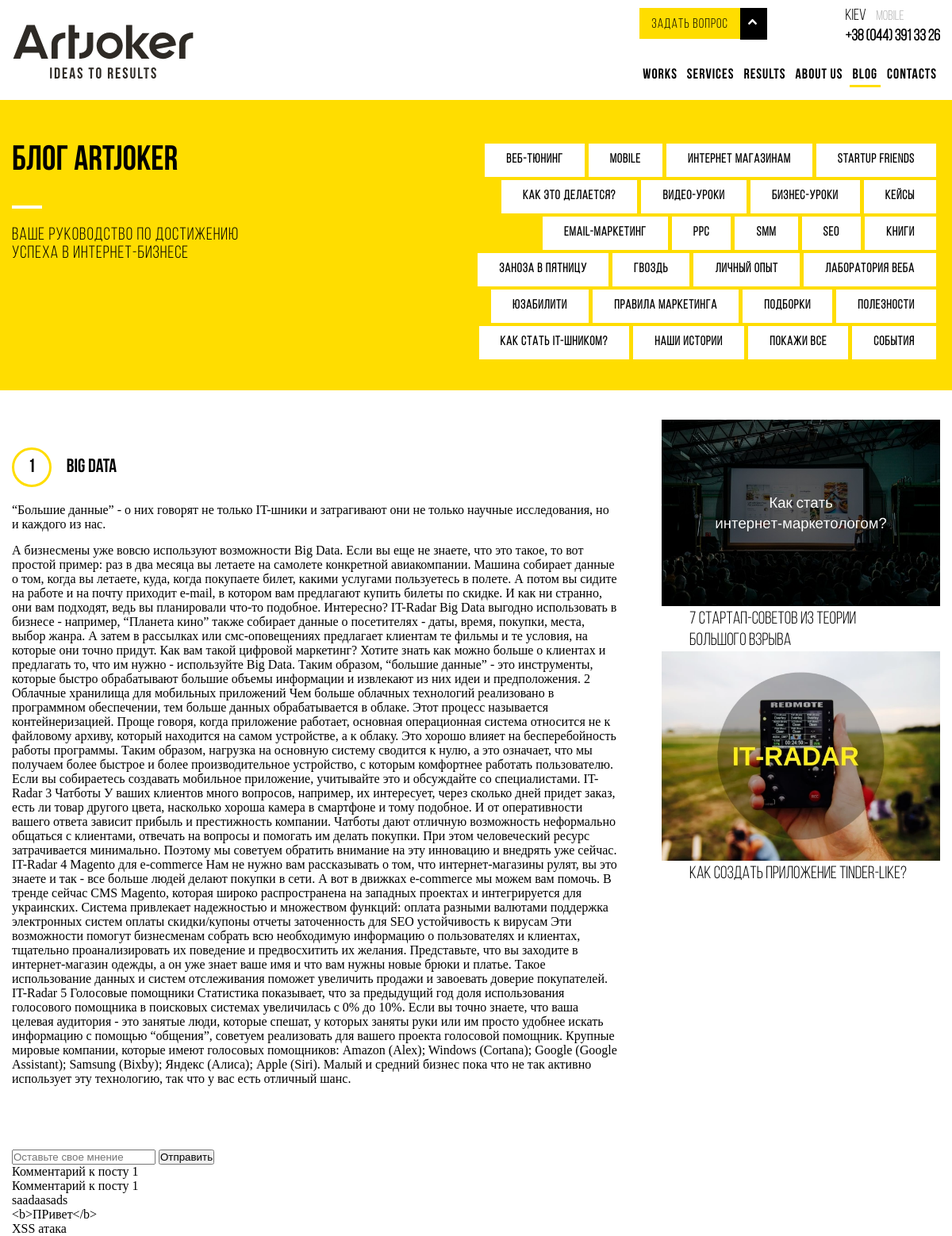
The page /pages/post.php?post-id=1 on the database its author committed.
### tables this page shows
CREATE TABLE IF NOT EXISTS `categories` (
  `id` int(11) NOT NULL AUTO_INCREMENT,
  `CategorieName` varchar(256) NOT NULL,
  PRIMARY KEY (`id`)
);

CREATE TABLE IF NOT EXISTS `post` (
  `id` int(11) NOT NULL AUTO_INCREMENT,
  `image` varchar(256) NOT NULL,
  `title` varchar(256) NOT NULL,
  `date` varchar(256) NOT NULL,
  `description` longtext NOT NULL,
  `categirie` int(11) NOT NULL,
  `recomended` int(2) NOT NULL DEFAULT '0',
  PRIMARY KEY (`id`)
);

CREATE TABLE IF NOT EXISTS `comments` (
  `id` int(11) NOT NULL AUTO_INCREMENT,
  `post-id` int(11) NOT NULL,
  `review-content` varchar(255) NOT NULL,
  PRIMARY KEY (`id`)
);

### pages/post.php (the view, shortened to what this page needs)
<?php
$connection = mysqli_connect("localhost","root","","blogartjoker");
  if(isset($_GET['post-id']) && $_GET['post-id'] != ""){
    $id = $_GET['post-id'];
    if($id > 0){
      $selectPost = mysqli_query($connection, "SELECT * FROM `post` WHERE `id`='$id'");
    }else{
      header("Location: index.php");
    }
  }else{
    header("Location: index.php");
  }
  ?>
  <!DOCTYPE html>
  <html lang="en">
  <head>
  </head>
  <body>
    <header>
      <nav>
        <div class="container">
          <div class="row">
            <div class="header_header">
              <div class="header__left">
                <img src="../img/logo-new.svg" alt="Close">
              </div>
              <div class="header__right">
               <div class="header__right-top">
                 <div class="header__right-top-right" id="open_close">
                   <div class="quistion" id="quistion">
                     <a href="#" class="quistion_yellow">задать вопрос</a>
                   </div>
                   <div class="arrow" id="arrow">
                     <img class="img" src="../img/chevron-arrow-up.svg" alt="Close">
                   </div>
                 </div>
                 <div class="header__right-top-left">
                   <div class="city top">
                     Kiev
                   </div>
                   <div class="mobile top">
                     Mobile
                   </div>
                   <div class="nomer">
                     +38 (044) 391 33 26
                   </div>
                 </div>
                </div>
                  <div class="header__right-bottom">
                    <ul>
                      <li class="hidden-mobile">Works</li>
                      <li class="hidden-mobile">Services</li>
                      <li class="hidden-mobile">Results</li>
                      <li class="hidden-mobile">About us</li>
                      <li class="active hidden-mobile">Blog</li>
                      <li class="hidden-mobile">Contacts</li>
                    </ul>
                  </div>
                </div>
           </div>
          </div>
        </div>
      </nav>
     <section class="section-name">
        <div class="container">
          <div class="row">
            <div class="header_title">
              <h1>БЛОГ ARTJOKER</h1>
              <div class="line"></div>
              <p>Ваше руководство по достижению
              успеха в интернет-бизнесе</p>
            </div>
            <div class="section-categories">
              <ul>
                <?php
                    $getCategories = mysqli_query($connection, "SELECT * FROM `Categories`");
                    while($getCategoriesPhp = mysqli_fetch_assoc($getCategories)) {
                      ?>
                      <li><a href="#"><?php echo $getCategoriesPhp['CategorieName']; ?></a></li>
                  <?php
                    }
                  ?>
              </ul>
            </div>
          </div>
        </div>
    </section>
  </header>
  <section class="content-section">
    <div class="container">
      <div class="row">
          <div class="post-section">
          <?php $selectPostPHP = mysqli_fetch_assoc($selectPost);
              echo $selectPostPHP['description'];
           ?>
         </div>
         <div class="sidebar-container">
           <?php
               $blogposts = mysqli_query($connection, "SELECT * FROM `post` WHERE `recomended` = 1 ");
               while($blogpostsPhp = mysqli_fetch_assoc($blogposts)) {
                 ?>
           <div class="post_item">
             <img class="img" src="../<?php echo $blogpostsPhp['image'];?>" alt="Blog">
             <h2><?php echo $blogpostsPhp['title'];?></h2>
          </div>
            <?php
              }
            ?>
         </div>
     </div>
   </div>
  </section>
  <section class="comment-section">
    <div class="container">
      <div class="row">
        <form method="post">
          <input type="text" name="review-content" placeholder="Оставьте свое мнение">
          <button name="review-send">Отправить</button>
        </form>
      </div>
    </div>
  </section>
  <section>
    <div class="container">
      <div class="row">
        <div>
          <?php
          $selectCommentToPost = mysqli_query($connection,"SELECT * FROM `comments` WHERE `post-id` = $id");
          while($selectCommentToPostPhp = mysqli_fetch_assoc($selectCommentToPost)) {
            ?>
            <div class="comment">
              <?php echo htmlspecialchars($selectCommentToPostPhp['review-content']);?>
            </div>
            <?php
          }
        ?>
      </div>
      </div>
    </div>
  </section>
  <link rel="stylesheet" href="../css/stylespost.css">
  </body>
  </html>

### css/stylespost.css (style rules this page uses)
* { margin: 0; padding: 0; }
nav { padding-top: 10px; }
header .section-name { background-color: #FFDD00; padding-top: 55px; padding-bottom: 35px; }
.header_title { display: inline-block; width: 50%; float: left; vertical-align: top; }
.header_title .line { width: 38px; height: 4px; background-color: white; }
.section-name .header_title h1 { font-family: "BebasNeueBold", Arial, sans-serif; font-size: 44px; text-align: left; line-height: 1; padding-bottom: 19px; }
.section-name .header_title .line { text-align: left; margin: 15px 0 22px; }
.section-name .header_title p { font-family: "BebasNeueBook", Arial, sans-serif; font-size: 22px; margin-bottom: 20px; letter-spacing: 1px; padding-right: 250px; }
div.section-categories { display: inline-block; width: 50%; float: right; }
div.section-categories ul { list-style: none; }
div.section-categories ul li { background: #fff; height: 42px; color: #000; line-height: 2.4; margin: 0 5px 4px 0; float: right; }
div.section-categories ul li a { color: #000; text-decoration: none; padding: 0 27px; height: 42px; line-height: 2.4; transition: 0.6s; font-size: 16px; font-family: "BebasNeueBook", Arial, sans-serif; letter-spacing: 1px; text-transform: uppercase; font-weight: bold; }
.header__left { float: left; }
.header__left img { width: 230px; height: 70px; margin-top: 20px; }
.header__right { float: right; }
.header__right-top-right { float: left; }
.header__right-top-left { float: right; font-family: 'BebasNeueBook', Arial, sans-serif; }
.header__right-bottom ul li { display: inline-block; font-family: 'BebasNeueBold', Arial, sans-serif; }
.header__right-top-left .top { display: inline-block; }
.header__right-top-right .quistion_yellow { color: #000; text-decoration: none; font-family: 'BebasNeueBook', Arial, sans-serif; letter-spacing: 1px; font-size: 17px; text-transform: uppercase; transition: 2s; padding: 0 15px; }
.header__right-top-right .quistion { padding: 10.5px 0px; float: left; background-color: #fd0; }
.header__right-top-right .arrow { width: 34px; height: 40px; background-color: #000000; float: right; }
.header__right-top-right .arrow .img { width: 32%; margin: 35% 30%; }
.header__right-top-left .city { color: #000; font-size: 20px; }
.header__right-top-left .mobile { color: #b4b4b4; font-size: 17px; margin-left: 10px; }
.header__right-top-left .nomer { color: #000; font-size: 20px; font-weight: bold; padding-top: 6px; }
.header__right-bottom { margin: 23px 0 16px; }
.header__right-bottom .hidden-mobile { color: #000; font-size: 18px; font-weight: bold; text-transform: uppercase; letter-spacing: 1px; padding: 6px 4px; position: relative; }
.header__right-bottom .hidden-mobile.active::before { content: " "; width: 50%; height: 3px; background-color: #FFDD00; position: absolute; bottom: 0; right: 0; }
.header__right-bottom .hidden-mobile.active::after { content: " "; width: 50%; height: 3px; background-color: #FFDD00; position: absolute; bottom: 0; left: 0; }
div.post-section { width: 70%; float: left; }
.sidebar-container { width: 30%; float: right; }
.sidebar-container .post_item h2 { width: 80%; margin-left: 10%; font-weight: 400; font-family: 'BebasNeueBook', Arial, sans-serif; font-size: 22px; line-height: 1.2; }
.sidebar-container .post_item img { width: 100%; }
div.post-section { width: 70%; padding: 0 56px 20px 0; }
div.post-section p { margin-bottom: 15px; }
div.post-section .num { margin: 35px 0 20px; }
div.post-section .num span { display: inline-block; vertical-align: middle; width: 50px; height: 50px; font: 24px/1.9 'BebasNeueBold', Arial, sans-serif; text-align: center; -webkit-border-radius: 100px; -moz-border-radius: 100px; -o-border-radius: 100px; border-radius: 100px; margin: 0 14px 0 0; border: 3px solid #fd0; }
div.post-section .num em { font: 24px/1.2 'BebasNeueBold', Arial, sans-serif; display: inline-block; vertical-align: middle; width: 75%; text-align: left; }
.content-section { padding: 37px 0 60px; }
* { -webkit-box-sizing: border-box; -moz-box-sizing: border-box; box-sizing: border-box; margin: 0; padding: 0; }
.container { padding-right: 15px; padding-left: 15px; margin-right: auto; margin-left: auto; }
@media (min-width:768px) { .container { width: 750px; } }
@media (min-width:992px) { .container { width: 970px; } }
@media (min-width:1200px) { .container { width: 1170px; } }
.row { margin-right: -15px; margin-left: -15px; }

### rows shown on the page
categories: CategorieName "STARTUP FRIENDS"
categories: CategorieName "ИНТЕРНЕТ МАГАЗИНАМ"
categories: CategorieName "MOBILE"
categories: CategorieName "ВЕБ-ТЮНИНГ"
categories: CategorieName "КЕЙСЫ"
categories: CategorieName "БИЗНЕС-УРОКИ"
categories: CategorieName "ВИДЕО-УРОКИ"
categories: CategorieName "КАК ЭТО ДЕЛАЕТСЯ?"
categories: CategorieName "КНИГИ"
categories: CategorieName "SEO"
categories: CategorieName "SMM"
categories: CategorieName "PPC"
categories: CategorieName "EMAIL-МАРКЕТИНГ"
categories: CategorieName "ЛАБОРАТОРИЯ ВЕБА"
categories: CategorieName "ЛИЧНЫЙ ОПЫТ"
categories: CategorieName "ГВОЗДЬ"
categories: CategorieName "ЗАНОЗА В ПЯТНИЦУ"
categories: CategorieName "ПОЛЕЗНОСТИ"
categories: CategorieName "ПОДБОРКИ"
categories: CategorieName "ПРАВИЛА МАРКЕТИНГА"
categories: CategorieName "ЮЗАБИЛИТИ"
categories: CategorieName "СОБЫТИЯ"
categories: CategorieName "ПОКАЖИ ВСЕ"
categories: CategorieName "НАШИ ИСТОРИИ"
categories: CategorieName "КАК СТАТЬ IT-ШНИКОМ?"
post: description "1 Big Data “Большие данные” - о них говорят не только IT-шники и затрагивают они не только научные исследования, но и каждого из нас. А бизнесмены уже вовсю используют возможности Big Data. Если вы еще не знаете, что это такое, то вот простой пример: раз в два месяца вы летаете на самолете конкретной авиакомпании. Машина собирает данные о том, когда вы летаете, куда, когда покупаете билет, какими услугами пользуетесь в полете. А потом вы сидите на работе и на почту приходит e-mail, в котором вам предлагают купить билеты по скидке. И как ни странно, они вам подходят, ведь вы планировали что-то подобное. Интересно? IT-Radar Big Data выгодно использовать в бизнесе - например, “Планета кино”…"
post: image (picture), title "7 СТАРТАП-СОВЕТОВ ИЗ ТЕОРИИ БОЛЬШОГО ВЗРЫВА"
post: image (picture), title "КАК СОЗДАТЬ ПРИЛОЖЕНИЕ TINDER-LIKE?"
comments: value "Комментарий к посту 1"
comments: value "Комментарий к посту 1"
comments: value "saadaasads"
comments: value "<b>ПРивет</b>"
comments: value "XSS атака"
